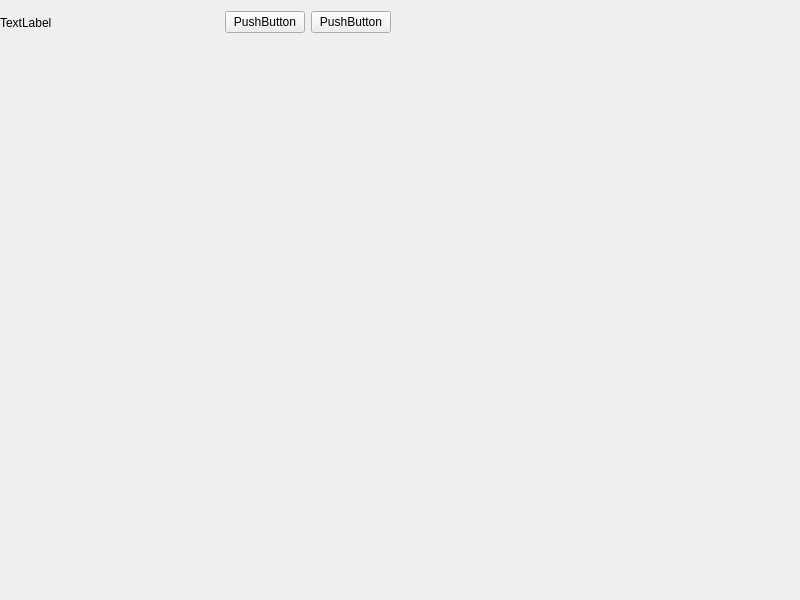
<?xml version="1.0" encoding="UTF-8"?>
<ui version="4.0">
 <class>frmbatterydata</class>
 <widget class="QWidget" name="frmbatterydata">
  <property name="geometry">
   <rect>
    <x>0</x>
    <y>0</y>
    <width>800</width>
    <height>600</height>
   </rect>
  </property>
  <property name="minimumSize">
   <size>
    <width>800</width>
    <height>600</height>
   </size>
  </property>
  <property name="windowTitle">
   <string>Form</string>
  </property>
  <widget class="QWidget" name="widget" native="true">
   <property name="geometry">
    <rect>
     <x>0</x>
     <y>0</y>
     <width>391</width>
     <height>45</height>
    </rect>
   </property>
   <layout class="QHBoxLayout" name="horizontalLayout_3">
    <item>
     <layout class="QHBoxLayout" name="horizontalLayout_2">
      <item>
       <widget class="QLabel" name="label">
        <property name="text">
         <string>TextLabel</string>
        </property>
       </widget>
      </item>
      <item>
       <spacer name="horizontalSpacer">
        <property name="orientation">
         <enum>Qt::Horizontal</enum>
        </property>
        <property name="sizeHint" stdset="0">
         <size>
          <width>80</width>
          <height>20</height>
         </size>
        </property>
       </spacer>
      </item>
      <item>
       <layout class="QHBoxLayout" name="horizontalLayout">
        <item>
         <widget class="QPushButton" name="pushButton">
          <property name="text">
           <string>PushButton</string>
          </property>
         </widget>
        </item>
        <item>
         <widget class="QPushButton" name="pushButton_2">
          <property name="text">
           <string>PushButton</string>
          </property>
         </widget>
        </item>
       </layout>
      </item>
     </layout>
    </item>
   </layout>
  </widget>
 </widget>
 <resources/>
 <connections/>
</ui>
